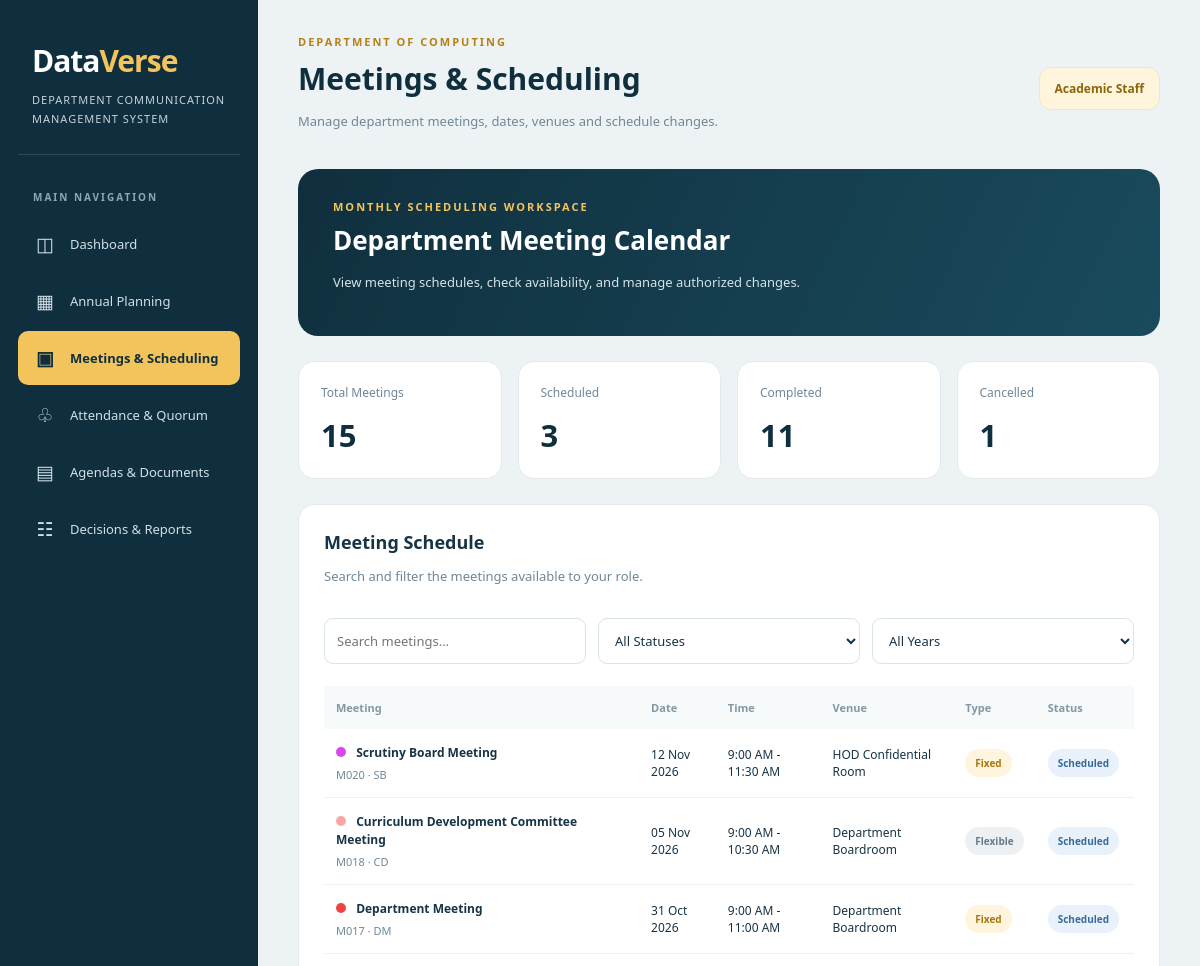
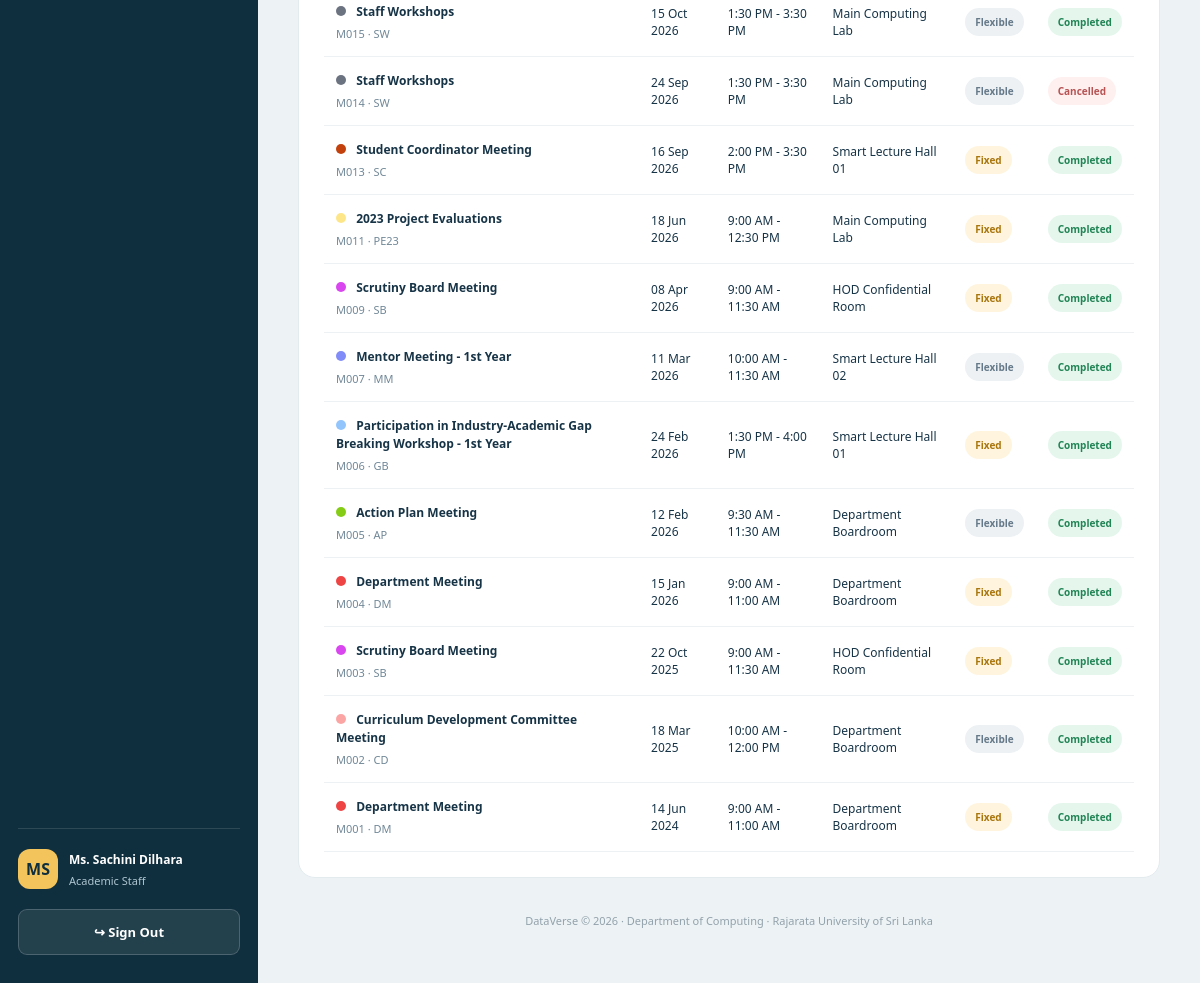
Screenshot of /meetings.php (signed in) with the database file from the repository (2 pictures, top to bottom).
### tables this page shows
CREATE TABLE Meeting (
    MeetingId        VARCHAR(10)  NOT NULL,
    IsFixed          VARCHAR(5)   NOT NULL DEFAULT 'No',
    PlannedDate      DATE         NOT NULL,
    ActualDate       DATE         NULL DEFAULT NULL,
    StartTime        TIME         NOT NULL DEFAULT '09:00:00',
    EndTime          TIME         NOT NULL DEFAULT '10:30:00',
    Venue            VARCHAR(100) NOT NULL DEFAULT 'Department Boardroom',
    Meeting_Status   VARCHAR(20)  NOT NULL DEFAULT 'Scheduled',
    RescheduleReason VARCHAR(255) NULL DEFAULT NULL,
    TypeID           VARCHAR(10)  NOT NULL,
    PlanID           VARCHAR(10)  NULL DEFAULT NULL,
    UserID           VARCHAR(10)  NOT NULL,
    Agenda_id        VARCHAR(10)  NULL DEFAULT NULL,

    PRIMARY KEY (MeetingId),
    CONSTRAINT uq_meeting_agenda UNIQUE (Agenda_id),

    CONSTRAINT fk_meeting_type FOREIGN KEY (TypeID)
        REFERENCES MeetingType (TypeID)
        ON DELETE RESTRICT
        ON UPDATE CASCADE,
    CONSTRAINT fk_meeting_yearplan FOREIGN KEY (PlanID)
        REFERENCES YearPlan (PlanID)
        ON DELETE SET NULL
        ON UPDATE CASCADE,
    CONSTRAINT fk_meeting_hod FOREIGN KEY (UserID)
        REFERENCES HOD (UserID)
        ON DELETE RESTRICT
        ON UPDATE CASCADE,
    CONSTRAINT fk_meeting_agenda FOREIGN KEY (Agenda_id)
        REFERENCES Agenda (Agenda_id)
        ON DELETE SET NULL
        ON UPDATE CASCADE,

    CONSTRAINT chk_meeting_isfixed CHECK (IsFixed IN ('Yes', 'No')),
    CONSTRAINT chk_meeting_time_order CHECK (EndTime > StartTime),
    CONSTRAINT chk_meeting_venue_nonempty CHECK (CHAR_LENGTH(TRIM(Venue)) > 0),
    CONSTRAINT chk_meeting_status CHECK (
        Meeting_Status IN ('Planned', 'Scheduled', 'Completed', 'Postponed', 'Cancelled')
    ),
    CONSTRAINT chk_meeting_status_actualdate CHECK (
        (Meeting_Status = 'Completed' AND ActualDate IS NOT NULL)
        OR (Meeting_Status IN ('Planned', 'Scheduled', 'Postponed', 'Cancelled') AND ActualDate IS NULL)
    ),

    INDEX idx_meeting_planned_date (PlannedDate),
    INDEX idx_meeting_venue_slot (PlannedDate, Venue, StartTime, EndTime),
    INDEX idx_meeting_type_status_date (TypeID, Meeting_Status, PlannedDate),
    INDEX idx_meeting_plan_status (PlanID, Meeting_Status),
    INDEX idx_meeting_hod (UserID)
);

CREATE TABLE MeetingType (
    TypeID           VARCHAR(10)  NOT NULL,
    Name             VARCHAR(120) NOT NULL,
    ShortName        VARCHAR(15)  NOT NULL,
    IsPrivate        VARCHAR(5)   NOT NULL DEFAULT 'No',
    TargetFrequency  INT          NOT NULL,
    CategoryGroup    VARCHAR(30)  NOT NULL DEFAULT 'Academic',
    FrequencyLabel   VARCHAR(80)  NOT NULL,
    Semester01       CHAR(1)      NOT NULL DEFAULT 'Y',
    Semester02       CHAR(1)      NOT NULL DEFAULT 'Y',
    ScheduledMonths  VARCHAR(60)  NOT NULL,
    CalendarColorHex CHAR(7)      NOT NULL DEFAULT '#3B82F6',

    PRIMARY KEY (TypeID),
    CONSTRAINT uq_meeting_type_name UNIQUE (Name),
    CONSTRAINT chk_meeting_type_isprivate CHECK (IsPrivate IN ('Yes', 'No')),
    CONSTRAINT chk_meeting_type_freq CHECK (TargetFrequency > 0),
    CONSTRAINT chk_meeting_type_category CHECK (
        CategoryGroup IN ('Academic', 'Administrative', 'External/Industry', 'Student-Centric')
    ),
    CONSTRAINT chk_meeting_type_sem1 CHECK (Semester01 IN ('Y', 'N')),
    CONSTRAINT chk_meeting_type_sem2 CHECK (Semester02 IN ('Y', 'N')),
    CONSTRAINT chk_meeting_type_color CHECK (CalendarColorHex LIKE '#______'),
    INDEX idx_meeting_type_category (CategoryGroup),
    INDEX idx_meeting_type_shortname (ShortName)
);

### meetings.php (the view, shortened to what this page needs)
<?php
require_once __DIR__ . "/config.php";
function e($value) {
    return htmlspecialchars(
        (string)($value ?? ""),
        ENT_QUOTES | ENT_SUBSTITUTE,
        "UTF-8"
    );
}
function prettyDate($value) {
    $time = strtotime((string)$value);
    return $time ? date("d M Y", $time) : "Not set";
}
function prettyTime($value) {
    $time = strtotime((string)$value);
    return $time ? date("g:i A", $time) : "Not set";
}
$userId = (string)$_SESSION["user_id"];
$userName = (string)($_SESSION["user_name"] ?? "User");
$role = (string)$_SESSION["user_role"];
$roleNames = [
    "HOD" => "Head of Department",
    "AcademicStaff" => "Academic Staff",
    "Clerk" => "Clerk / Convener",
    "SupportStaff" => "Support Staff",
    "StudentCoordinator" => "Student Coordinator"
];
$isClerk = $role === "Clerk";
$meetings = [];
try {
    $sql = "
        SELECT
            m.MeetingId,
            m.TypeID,
            m.PlanID,
            m.PlannedDate,
            m.StartTime,
            m.EndTime,
            m.Venue,
            m.IsFixed,
            m.Meeting_Status,
            m.RescheduleReason,
            mt.Name AS MeetingTypeName,
            mt.ShortName,
            mt.IsPrivate,
            mt.CalendarColorHex,
            yp.AcademicYear
        FROM Meeting m
        INNER JOIN MeetingType mt
            ON mt.TypeID = m.TypeID
        LEFT JOIN YearPlan yp
            ON yp.PlanID = m.PlanID
        WHERE 1 = 1
    ";
    if ($isClerk) {
    } elseif ($role === "AcademicStaff") {
        $sql .= "
            AND EXISTS (
                SELECT 1
                FROM Attends a
                WHERE a.MeetingId = m.MeetingId
                  AND a.UserID = ?
            )
        ";
    }
    $sql .= "
        ORDER BY m.PlannedDate DESC, m.StartTime ASC
    ";
    $stmt = $conn->prepare($sql);
    if (in_array(
        $role,
        ["AcademicStaff", "SupportStaff", "StudentCoordinator"],
        true
    )) {
        $stmt->bind_param("s", $userId);
    }
    $stmt->execute();
    $result = $stmt->get_result();
    while ($row = $result->fetch_assoc()) {
        $meetings[] = $row;
    }
} catch (Throwable $ex) {
    error_log(
        "DataVerse meeting listing: " .
        $ex->getMessage()
    );
    $error = "Unable to load meetings: " . $ex->getMessage();
}
$counts = [
    "total" => count($meetings),
    "scheduled" => 0,
    "completed" => 0,
    "cancelled" => 0
];
foreach ($meetings as $meeting) {
    $status = $meeting["Meeting_Status"];
    if (isset($counts[strtolower($status)])) {
        $counts[strtolower($status)]++;
    }
}
$navigation = [
    ["Dashboard", "dashboard.php", "◫"],
    ["Annual Planning", "annual_plan.php", "▦"],
    ["Meetings & Scheduling", "meetings.php", "▣"],
    ["Attendance & Quorum", "participation.php", "♧"],
    ["Agendas & Documents", "documents.php", "▤"],
    ["Decisions & Reports", "decisions.php", "☷"]
];
$initials = "";
foreach (explode(" ", trim($userName)) as $part) {
    if ($part !== "") {
        $initials .= strtoupper(substr($part, 0, 1));
    }
}
$initials = substr($initials, 0, 2) ?: "DV";
?>
<!DOCTYPE html>
<html lang="en">
<head>
</head>
<body>
<aside class="sidebar">
    <div class="brand">
        <div class="brand-name">
            Data<span>Verse</span>
        </div>
        <div class="brand-desc">
            DEPARTMENT COMMUNICATION
            <br>
            MANAGEMENT SYSTEM
        </div>
    </div>
    <div class="nav-title">
        MAIN NAVIGATION
    </div>
    <nav>
        <?php foreach ($navigation as $item): ?>
            <a
                href="<?= e($item[1]) ?>"
                class="nav-link <?= $item[1] === 'meetings.php' ? 'active' : '' ?>"
            >
                <span class="nav-icon">
                    <?= e($item[2]) ?>
                </span>
                <?= e($item[0]) ?>
            </a>
        <?php endforeach; ?>
    </nav>
    <div class="sidebar-bottom">
        <div class="profile">
            <div class="avatar">
                <?= e($initials) ?>
            </div>
            <div>
                <div class="profile-name">
                    <?= e($userName) ?>
                </div>
                <div class="profile-role">
                    <?= e($roleNames[$role]) ?>
                </div>
            </div>
        </div>
        <a href="logout.php" class="signout">
            ↪ Sign Out
        </a>
    </div>
</aside>
<main class="main">
    <header class="topbar">
        <div>
            <div class="eyebrow">
                DEPARTMENT OF COMPUTING
            </div>
            <h1>Meetings & Scheduling</h1>
            <p class="subtitle">
                Manage department meetings, dates,
                venues and schedule changes.
            </p>
        </div>
        <div class="role-chip">
            <?= e($roleNames[$role]) ?>
        </div>
    </header>
    <section class="hero">
        <div>
            <div
                class="eyebrow"
                style="color:var(--gold)"
            >
                MONTHLY SCHEDULING WORKSPACE
            </div>
            <h2>Department Meeting Calendar</h2>
            <p>
                View meeting schedules, check availability,
                and manage authorized changes.
            </p>
        </div>
    </section>
    <section class="stats">
        <div class="stat">
            <div class="stat-label">
                Total Meetings
            </div>
            <div class="stat-number">
                <?= e($counts["total"]) ?>
            </div>
        </div>
        <div class="stat">
            <div class="stat-label">
                Scheduled
            </div>
            <div class="stat-number">
                <?= e($counts["scheduled"]) ?>
            </div>
        </div>
        <div class="stat">
            <div class="stat-label">
                Completed
            </div>
            <div class="stat-number">
                <?= e($counts["completed"]) ?>
            </div>
        </div>
        <div class="stat">
            <div class="stat-label">
                Cancelled
            </div>
            <div class="stat-number">
                <?= e($counts["cancelled"]) ?>
            </div>
        </div>
    </section>
    <section class="section">
        <div class="section-header">
            <div>
                <h2 class="section-title">
                    Meeting Schedule
                </h2>
                <p class="subtitle">
                    Search and filter the meetings
                    available to your role.
                </p>
            </div>
        </div>
        <div class="filters">
            <input
                type="search"
                id="searchInput"
                placeholder="Search meetings..."
                oninput="filterMeetings()"
            >
            <select
                id="statusFilter"
                onchange="filterMeetings()"
            >
                <option value="">All Statuses</option>
            </select>
            <select
                id="yearFilter"
                onchange="filterMeetings()"
            >
                <option value="">All Years</option>
            </select>
        </div>
        <div class="table-wrap">
            <table id="meetingsTable">
                <thead>
                    <tr>
                        <th>Meeting</th>
                        <th>Date</th>
                        <th>Time</th>
                        <th>Venue</th>
                        <th>Type</th>
                        <th>Status</th>
                    </tr>
                </thead>
                <tbody>
                    <?php foreach ($meetings as $meeting): ?>
                        <?php
                        $status = (string)$meeting["Meeting_Status"];
                        ?>
                        <tr
                            data-search="<?= e(strtolower(
                                $meeting["MeetingTypeName"] . " " .
                                $meeting["MeetingId"] . " " .
                                $meeting["Venue"]
                            )) ?>"
                            data-status="<?= e($status) ?>"
                            data-year="<?= e($meeting["AcademicYear"]) ?>"
                        >
                            <td>
                                <div class="meeting-name">
                                    <span
                                        class="dot"
                                        style="background:<?= e($meeting["CalendarColorHex"]) ?>"
                                    ></span>
                                    <?= e($meeting["MeetingTypeName"]) ?>
                                </div>
                                <div class="muted">
                                    <?= e($meeting["MeetingId"]) ?>
                                    ·
                                    <?= e($meeting["ShortName"]) ?>
                                </div>
                            </td>
                            <td>
                                <?= e(prettyDate($meeting["PlannedDate"])) ?>
                            </td>
                            <td>
                                <?= e(prettyTime($meeting["StartTime"])) ?>
                                -
                                <?= e(prettyTime($meeting["EndTime"])) ?>
                            </td>
                            <td>
                                <?= e($meeting["Venue"]) ?>
                            </td>
                            <td>
                                <?php if ($meeting["IsFixed"] === "Yes"): ?>
                                    <span class="status planned">
                                        Fixed
                                    </span>
                                <?php else: ?>
                                    <span class="status">
                                        Flexible
                                    </span>
                                <?php endif; ?>
                            </td>
                            <td>
                                <span class="status <?= e(strtolower($status)) ?>">
                                    <?= e($status) ?>
                                </span>
                            </td>
                        </tr>
                    <?php endforeach; ?>
                </tbody>
            </table>
        </div>
    </section>
    <div class="footer">
        DataVerse © <?= date("Y") ?>
        · Department of Computing
        · Rajarata University of Sri Lanka
    </div>
</main>
</body>
</html>

### rows the page displays
meeting: TypeID.Name "Scrutiny Board Meeting", MeetingId "M020", TypeID.ShortName "SB", PlannedDate "12 Nov 2026", StartTime "9:00 AM", EndTime "11:30 AM", Venue "HOD Confidential Room", IsFixed "Fixed", Meeting_Status "Scheduled"
meeting: TypeID.Name "Curriculum Development Committee Meeting", MeetingId "M018", TypeID.ShortName "CD", PlannedDate "05 Nov 2026", StartTime "9:00 AM", EndTime "10:30 AM", Venue "Department Boardroom", IsFixed "Flexible", Meeting_Status "Scheduled"
meeting: TypeID.Name "Department Meeting", MeetingId "M017", TypeID.ShortName "DM", PlannedDate "31 Oct 2026", StartTime "9:00 AM", EndTime "11:00 AM", Venue "Department Boardroom", IsFixed "Fixed", Meeting_Status "Scheduled"
meeting: TypeID.Name "Staff Workshops", MeetingId "M015", TypeID.ShortName "SW", PlannedDate "15 Oct 2026", StartTime "1:30 PM", EndTime "3:30 PM", Venue "Main Computing Lab", IsFixed "Flexible", Meeting_Status "Completed"
meeting: TypeID.Name "Staff Workshops", MeetingId "M014", TypeID.ShortName "SW", PlannedDate "24 Sep 2026", StartTime "1:30 PM", EndTime "3:30 PM", Venue "Main Computing Lab", IsFixed "Flexible", Meeting_Status "Cancelled"
meeting: TypeID.Name "Student Coordinator Meeting", MeetingId "M013", TypeID.ShortName "SC", PlannedDate "16 Sep 2026", StartTime "2:00 PM", EndTime "3:30 PM", Venue "Smart Lecture Hall 01", IsFixed "Fixed", Meeting_Status "Completed"
meeting: TypeID.Name "2023 Project Evaluations", MeetingId "M011", TypeID.ShortName "PE23", PlannedDate "18 Jun 2026", StartTime "9:00 AM", EndTime "12:30 PM", Venue "Main Computing Lab", IsFixed "Fixed", Meeting_Status "Completed"
meeting: TypeID.Name "Scrutiny Board Meeting", MeetingId "M009", TypeID.ShortName "SB", PlannedDate "08 Apr 2026", StartTime "9:00 AM", EndTime "11:30 AM", Venue "HOD Confidential Room", IsFixed "Fixed", Meeting_Status "Completed"
meeting: TypeID.Name "Mentor Meeting - 1st Year", MeetingId "M007", TypeID.ShortName "MM", PlannedDate "11 Mar 2026", StartTime "10:00 AM", EndTime "11:30 AM", Venue "Smart Lecture Hall 02", IsFixed "Flexible", Meeting_Status "Completed"
meeting: TypeID.Name "Participation in Industry-Academic Gap Breaking Workshop - 1st Year", MeetingId "M006", TypeID.ShortName "GB", PlannedDate "24 Feb 2026", StartTime "1:30 PM", EndTime "4:00 PM", Venue "Smart Lecture Hall 01", IsFixed "Fixed", Meeting_Status "Completed"
meeting: TypeID.Name "Action Plan Meeting", MeetingId "M005", TypeID.ShortName "AP", PlannedDate "12 Feb 2026", StartTime "9:30 AM", EndTime "11:30 AM", Venue "Department Boardroom", IsFixed "Flexible", Meeting_Status "Completed"
meeting: TypeID.Name "Department Meeting", MeetingId "M004", TypeID.ShortName "DM", PlannedDate "15 Jan 2026", StartTime "9:00 AM", EndTime "11:00 AM", Venue "Department Boardroom", IsFixed "Fixed", Meeting_Status "Completed"
meeting: TypeID.Name "Scrutiny Board Meeting", MeetingId "M003", TypeID.ShortName "SB", PlannedDate "22 Oct 2025", StartTime "9:00 AM", EndTime "11:30 AM", Venue "HOD Confidential Room", IsFixed "Fixed", Meeting_Status "Completed"
meeting: TypeID.Name "Curriculum Development Committee Meeting", MeetingId "M002", TypeID.ShortName "CD", PlannedDate "18 Mar 2025", StartTime "10:00 AM", EndTime "12:00 PM", Venue "Department Boardroom", IsFixed "Flexible", Meeting_Status "Completed"
meeting: TypeID.Name "Department Meeting", MeetingId "M001", TypeID.ShortName "DM", PlannedDate "14 Jun 2024", StartTime "9:00 AM", EndTime "11:00 AM", Venue "Department Boardroom", IsFixed "Fixed", Meeting_Status "Completed"

### other values shown
$item[2] "◫"
$item[0] "Dashboard"
$item[2] "▦"
$item[0] "Annual Planning"
$item[2] "▣"
$item[0] "Meetings & Scheduling"
$item[2] "♧"
$item[0] "Attendance & Quorum"
$item[2] "▤"
$item[0] "Agendas & Documents"
$item[2] "☷"
$item[0] "Decisions & Reports"
$initials "MS"
$userName "Ms. Sachini Dilhara"
$roleNames[$role] "Academic Staff"
